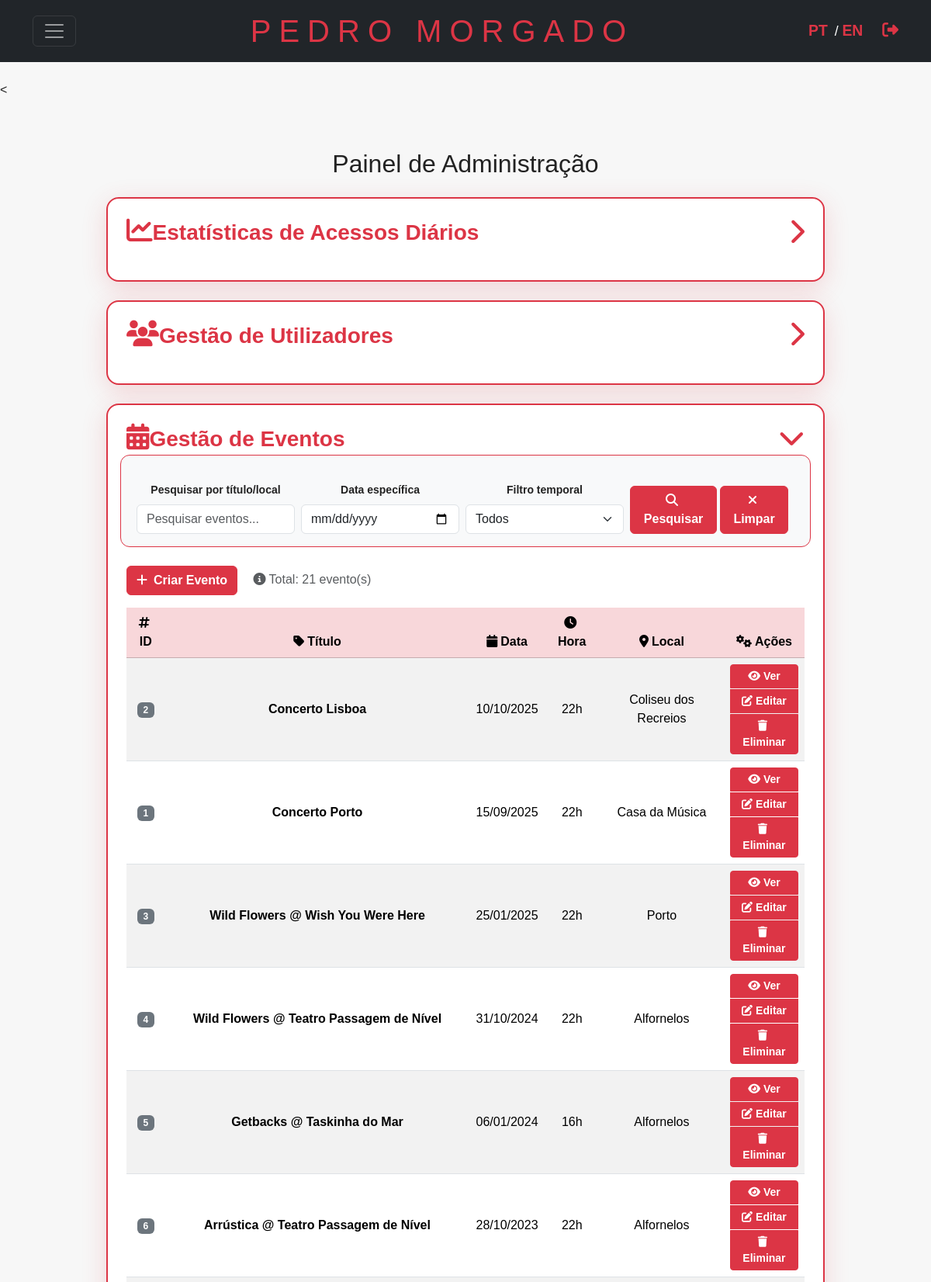
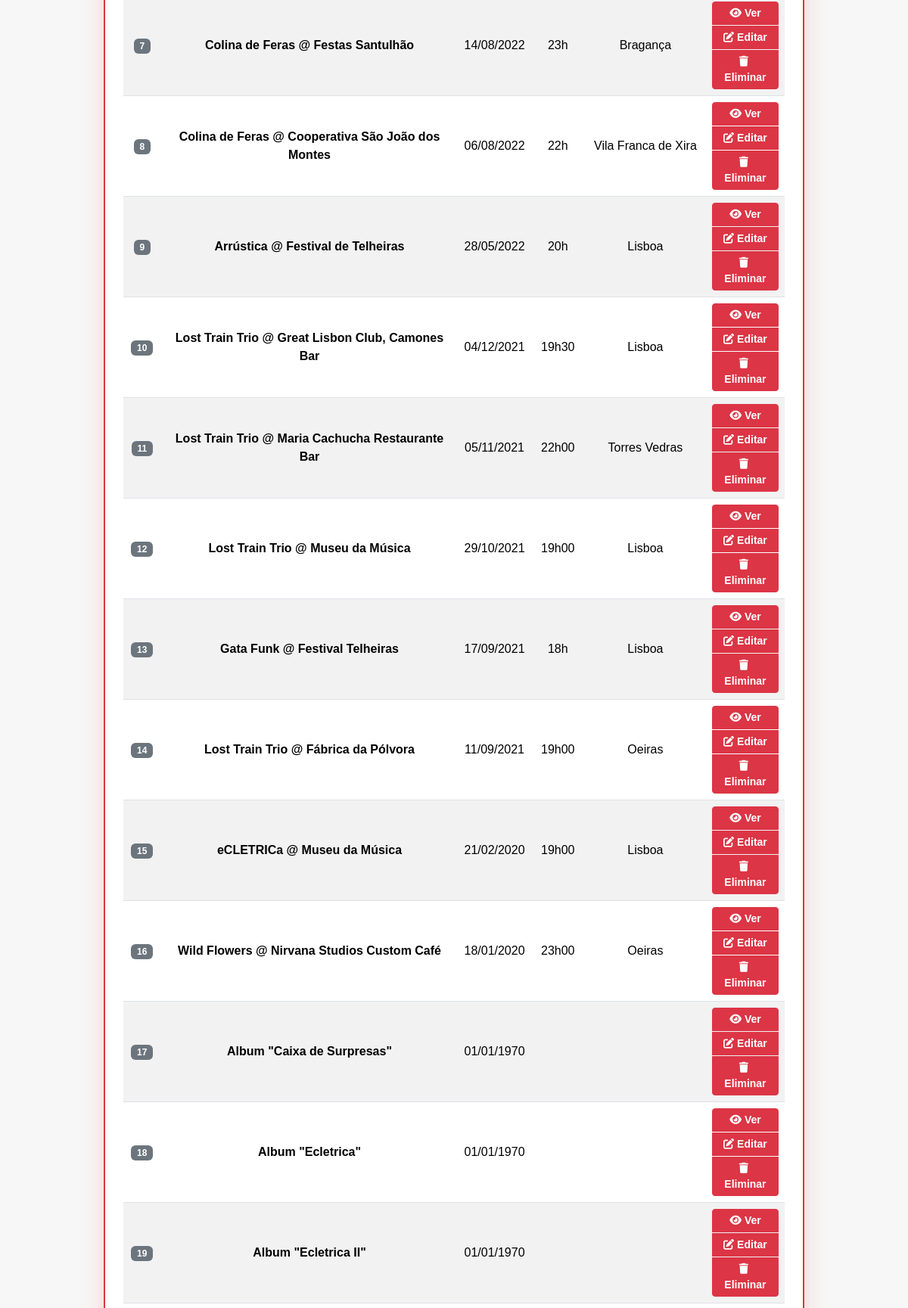
Page /registo/admin.php (signed in, upper part) on the committed database (2 pictures, top to bottom).
### tables this page shows
CREATE TABLE `eventos` (
  `id` int NOT NULL,
  `titulo` varchar(255) NOT NULL,
  `descricao` text,
  `data` date DEFAULT NULL,
  `hora` varchar(10) DEFAULT NULL,
  `local` varchar(255) DEFAULT NULL,
  `categoria` varchar(100) NOT NULL DEFAULT 'Concertos',
  `criado_em` timestamp NULL DEFAULT CURRENT_TIMESTAMP,
  `preco` decimal(10,2) NOT NULL DEFAULT '0.00'
);

### registo/admin.php (the view, shortened to what this page needs)
<?php
require_once "../base dados/db.php";
$q_eventos = isset($_GET['q_eventos']) ? trim($_GET['q_eventos']) : '';
$data_especifica = isset($_GET['data_especifica']) ? trim($_GET['data_especifica']) : '';
$filtro_eventos = isset($_GET['filtro_eventos']) ? $_GET['filtro_eventos'] : 'todos';
$sql_eventos = "SELECT * FROM eventos WHERE 1";
$params_eventos = [];
$sql_eventos .= " ORDER BY data DESC";
$stmt_eventos = $conn->prepare($sql_eventos);
if ($params_eventos) {
    $stmt_eventos->execute($params_eventos);
} else {
    $stmt_eventos->execute();
}
$eventos_completos = $stmt_eventos->get_result();
?>
<!DOCTYPE html>
<html lang="pt">
<head>
    <link rel="stylesheet" href="https://cdn.jsdelivr.net/npm/bootstrap@5.3.3/dist/css/bootstrap.min.css">
    <link rel="stylesheet" href="../css/style.css">
    <link rel="stylesheet" href="https://cdnjs.cloudflare.com/ajax/libs/font-awesome/6.5.0/css/all.min.css">
</head>
<body class="d-flex flex-column min-vh-100">
    <header class="bg-dark text-white py-3 mb-4 position-relative">
        <div class="container position-relative">
            <div class="d-flex justify-content-between align-items-center" style="position:relative;">
                <div>
                    <nav class="navbar navbar-dark p-0">
                        <button class="navbar-toggler ms-0" type="button" data-bs-toggle="collapse" data-bs-target="#mainNavbar" aria-controls="mainNavbar" aria-expanded="false" aria-label="Toggle navigation">
                            <span class="navbar-toggler-icon"></span>
                        </button>
                    </nav>
                </div>
                <h1 class="mb-2 text-center flex-grow-1 text-danger" style="margin-bottom:0!important;">PEDRO MORGADO</h1>
                <div>
                    <span class="d-inline-block" style="font-size:1.1rem;" id="user-session-header">
                        <a href="../shop-pt.html" class="lang-link">PT</a> / <a href="../shop.html" class="lang-link">EN</a>
                        <a href="../shop.html" class="ms-3" title="Sair da Administração"><i class="fas fa-sign-out-alt text-danger" style="font-size:1.3rem;"></i></a>
                    </span>
                </div>
            </div>
        </div>
    </header>
<    <main class="flex-fill">
        <div class="container">
            <h2 class="text-center my-4">Painel de Administração</h2>
            <div class="row justify-content-center">
                <div class="col-12 col-lg-10">
                    <div class="admin-card">
                        <h3 class="d-flex justify-content-between align-items-center collapsible-header" data-bs-toggle="collapse" data-bs-target="#estatisticasCollapse" aria-expanded="false" aria-controls="estatisticasCollapse">
                            <span><i class="fas fa-chart-line"></i>Estatísticas de Acessos Diários</span>
                            <i class="fas fa-chevron-right" id="estatisticasChevron"></i>
                        </h3>
                    </div>
                </div>
            </div>
            <div class="row justify-content-center">
                <div class="col-12 col-lg-10">
                    <div class="admin-card">
                        <h3 class="d-flex justify-content-between align-items-center collapsible-header" data-bs-toggle="collapse" data-bs-target="#utilizadoresCollapse" aria-expanded="false" aria-controls="utilizadoresCollapse">
                            <span><i class="fas fa-users"></i>Gestão de Utilizadores</span>
                            <i class="fas fa-chevron-right" id="utilizadoresChevron"></i>
                        </h3>
                    </div>
                </div>
            </div>
            <div class="row justify-content-center" id="eventos">
                <div class="col-12 col-lg-10">
                    <div class="admin-card">
                        <h3 class="d-flex justify-content-between align-items-center collapsible-header" data-bs-toggle="collapse" data-bs-target="#eventosCollapse" aria-expanded="true" aria-controls="eventosCollapse">
                            <span><i class="fas fa-calendar-alt"></i>Gestão de Eventos</span>
                            <i class="fas fa-chevron-down" id="eventosChevron"></i>
                        </h3>
                        <div class="collapse show" id="eventosCollapse">
                            <div class="row g-3 mb-4 p-3" style="background:#f8f9fa; border-radius:12px; border:1px solid #dc3545;">
                                <form method="get" class="row g-2">
                                    <div class="col-md-3">
                                        <label class="form-label small fw-bold">Pesquisar por título/local</label>
                                        <input type="text" name="q_eventos" class="form-control" placeholder="Pesquisar eventos..." value="<?= htmlspecialchars($q_eventos) ?>">
                                    </div>
                                    <div class="col-md-3">
                                        <label class="form-label small fw-bold">Data específica</label>
                                        <input type="date" name="data_especifica" class="form-control" value="<?= htmlspecialchars($data_especifica) ?>">
                                    </div>
                                    <div class="col-md-3">
                                        <label class="form-label small fw-bold">Filtro temporal</label>
                                        <select name="filtro_eventos" class="form-select">
                                            <option value="todos" <?= $filtro_eventos==='todos'?'selected':'' ?>>Todos</option>
                                        </select>
                                    </div>
                                    <div class="col-md-3 d-flex align-items-end gap-1">
                                        <button type="submit" class="btn btn-danger">
                                            <i class="fas fa-search me-1"></i>Pesquisar
                                        </button>
                                        <a href="admin.php#eventos" class="btn btn-outline-secondary">
                                            <i class="fas fa-times me-1"></i>Limpar
                                        </a>
                                    </div>
                                </form>
                            </div>
                            <div class="mb-3 d-flex gap-2 align-items-center justify-content-between flex-wrap">
                                <div>
                                    <a href="admin.php?criar=1#form-novo-evento" class="btn btn-success">
                                        <i class="fas fa-plus me-2"></i>Criar Evento
                                    </a>
                                    <span class="text-muted ms-3"><i class="fas fa-info-circle me-1"></i>Total: <?= $eventos_completos->num_rows ?> evento(s)</span>
                                </div>
                            </div>
                            <div class="table-responsive">
                                <table class="table table-striped align-middle">
                                    <thead class="table-danger">
                                        <tr>
                                            <th><i class="fas fa-hashtag me-1"></i>ID</th>
                                            <th><i class="fas fa-tag me-1"></i>Título</th>
                                            <th><i class="fas fa-calendar me-1"></i>Data</th>
                                            <th><i class="fas fa-clock me-1"></i>Hora</th>
                                            <th><i class="fas fa-map-marker-alt me-1"></i>Local</th>
                                            <th><i class="fas fa-cogs me-1"></i>Ações</th>
                                        </tr>
                                    </thead>
                                    <tbody>
                                    <?php if ($eventos_completos->num_rows === 0): ?>
                                        <tr><td colspan="6" class="text-center text-muted py-4">
                                            <i class="fas fa-calendar-times text-muted me-2"></i>Nenhum evento encontrado.
                                        </td></tr>
                                    <?php else: ?>
                                        <?php while($e = $eventos_completos->fetch_assoc()): ?>
                                        <tr>
                                            <td><span class="badge bg-secondary"><?= $e['id'] ?></span></td>
                                            <td class="fw-bold"><?= htmlspecialchars($e['titulo']) ?></td>
                                            <td><?= date('d/m/Y', strtotime($e['data'])) ?></td>
                                            <td><?= htmlspecialchars($e['hora']) ?></td>
                                            <td><?= htmlspecialchars($e['local']) ?></td>
                                        <td>
                                            <div class="btn-group-vertical btn-group-sm" style="gap:2px;">
                                                <a href="detalhes_evento.php?id=<?= $e['id'] ?>" class="btn btn-outline-info btn-sm">
                                                    <i class="fas fa-eye me-1"></i>Ver
                                                </a>
                                                <a href="admin.php?edit_evento=<?= $e['id'] ?>#form-evento" class="btn btn-warning btn-sm">
                                                    <i class="fas fa-edit me-1"></i>Editar
                                                </a>
                                                <a href="admin.php?del_evento=<?= $e['id'] ?>" class="btn btn-danger btn-sm" onclick="return confirm('Eliminar evento?')">
                                                    <i class="fas fa-trash me-1"></i>Eliminar
                                                </a>
                                            </div>
                                        </td>
                                    </tr>
                                    <?php endwhile; ?>
                                <?php endif; ?>
                                </tbody>
                            </table>
                        </div>
                        </div>
                    </div>
                </div>
            </div>
        </div>
    </main>
</body>
</html>

### css/style.css (style rules this page uses)
body { font-family: Arial, Helvetica, sans-serif; background: #f7f7f7; margin: 0; padding: 0; color: #222; min-height: 100vh; display: flex; flex-direction: column; }
header { background: #222; color: #fff; position: relative; z-index: 2; }
header h1 { margin: 0 0 10px 0; font-size: 2.5em; letter-spacing: 10px; }
main { text-align: center; padding: 40px 10px; flex: 1 0 auto; }
main h2 { font-size: 2em; margin-bottom: 20px; }
.lang-link { color: #dc3545 !important; text-decoration: none; font-weight: 700; font-size: 1.1em; margin-right: 4px; margin-left: 0; transition: color 0.2s; }
.btn, .btn-danger { background-color: #dc3545 !important; border-color: #dc3545 !important; color: #fff !important; font-weight: 700; transition: background 0.2s, border 0.2s; }
a { color: #dc3545; transition: color 0.2s; }
.bg-dark .navbar-nav .nav-link, .bg-dark .lang-link { color: #dc3545 !important; }

### registo/admin.php (style rules this page uses)
.admin-card { background: #fff; border: 2px solid #dc3545; border-radius: 16px; box-shadow: 0 8px 32px rgba(220,53,69,0.18); padding: 24px; margin-bottom: 24px; }
.admin-card h3 { color: #dc3545; font-weight: 700; margin-bottom: 20px; display: flex; align-items: center; gap: 10px; }
.admin-card h3.collapsible-header { cursor: pointer; transition: color 0.3s ease; user-select: none; }
.admin-card h3.collapsible-header i.fa-chevron-down, .admin-card h3.collapsible-header i.fa-chevron-right { transition: transform 0.3s ease; }
.admin-card h3 i { font-size: 1.2em; }

### rows in the picture
eventos: id "2", titulo "Concerto Lisboa", data "10/10/2025", hora "22h", local "Coliseu dos Recreios"
eventos: id "1", titulo "Concerto Porto", data "15/09/2025", hora "22h", local "Casa da Música"
eventos: id "3", titulo "Wild Flowers @ Wish You Were Here", data "25/01/2025", hora "22h", local "Porto"
eventos: id "4", titulo "Wild Flowers @ Teatro Passagem de Nível", data "31/10/2024", hora "22h", local "Alfornelos"
eventos: id "5", titulo "Getbacks @ Taskinha do Mar", data "06/01/2024", hora "16h", local "Alfornelos"
eventos: id "6", titulo "Arrústica @ Teatro Passagem de Nível", data "28/10/2023", hora "22h", local "Alfornelos"
eventos: id "7", titulo "Colina de Feras @ Festas Santulhão", data "14/08/2022", hora "23h", local "Bragança"
eventos: id "8", titulo "Colina de Feras @ Cooperativa São João dos Montes", data "06/08/2022", hora "22h", local "Vila Franca de Xira"
eventos: id "9", titulo "Arrústica @ Festival de Telheiras", data "28/05/2022", hora "20h", local "Lisboa"
eventos: id "10", titulo "Lost Train Trio @ Great Lisbon Club, Camones Bar", data "04/12/2021", hora "19h30", local "Lisboa"
eventos: id "11", titulo "Lost Train Trio @ Maria Cachucha Restaurante Bar", data "05/11/2021", hora "22h00", local "Torres Vedras"
eventos: id "12", titulo "Lost Train Trio @ Museu da Música", data "29/10/2021", hora "19h00", local "Lisboa"
eventos: id "13", titulo "Gata Funk @ Festival Telheiras", data "17/09/2021", hora "18h", local "Lisboa"
eventos: id "14", titulo "Lost Train Trio @ Fábrica da Pólvora", data "11/09/2021", hora "19h00", local "Oeiras"
eventos: id "15", titulo "eCLETRICa @ Museu da Música", data "21/02/2020", hora "19h00", local "Lisboa"
eventos: id "16", titulo "Wild Flowers @ Nirvana Studios Custom Café", data "18/01/2020", hora "23h00", local "Oeiras"
eventos: id "17", titulo "Album \"Caixa de Surpresas\"", data "01/01/1970"
eventos: id "18", titulo "Album \"Ecletrica\"", data "01/01/1970"
eventos: id "19", titulo "Album \"Ecletrica II\"", data "01/01/1970"

### other values in the picture
$eventos_completos->num_rows "21"
